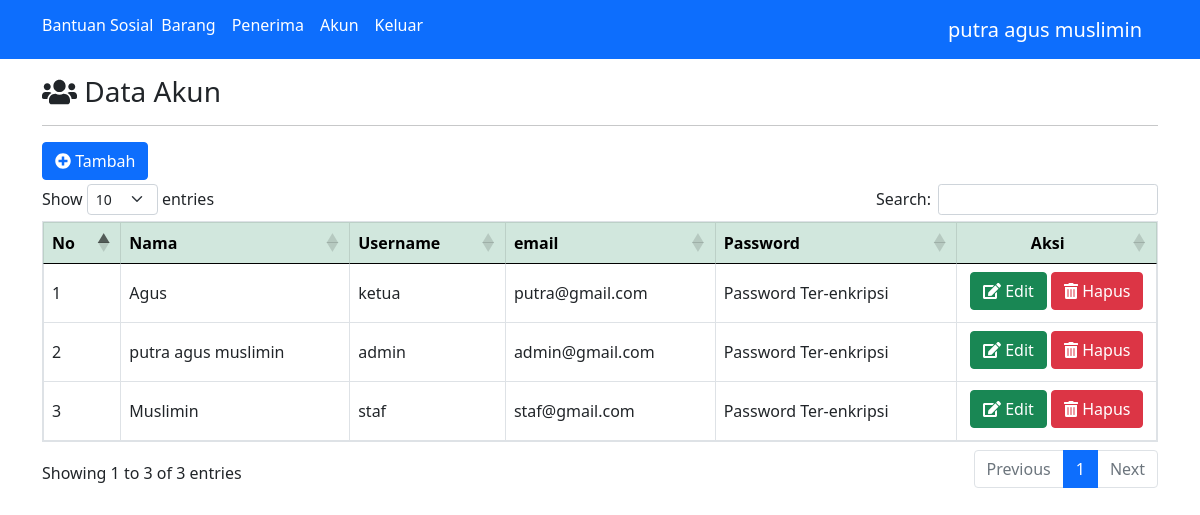
The page /akun.php (signed in) on the database its author committed.
### tables this page shows
CREATE TABLE `akun` (
  `id_akun` int(11) NOT NULL,
  `nama` varchar(100) NOT NULL,
  `username` varchar(100) NOT NULL,
  `email` varchar(50) NOT NULL,
  `password` varchar(100) NOT NULL,
  `level` varchar(5) NOT NULL
);

### config/control.php (called while the page is built, shortened)
<?php
function select($query)
{
    global $db;
    $result = mysqli_query($db, $query);
    $rows   = [];
    while ($row = mysqli_fetch_assoc($result)) {
        $rows[]  = $row;
    }
    return $rows;
}

### akun.php (the view, shortened to what this page needs)
<?php
include 'layout/header.php';
$data_akun = select("SELECT * FROM akun");
?>
<div class="container mt-3">
    <h3><i class="fas fa-users"></i> Data Akun</h3>
    <hr>
    <?php if ($_SESSION['level'] == 1) : ?>
        <button type="button" class="btn btn-primary mb-1" data-bs-toggle="modal" data-bs-target="#modalTambah"><i class="fas fa-plus-circle"></i> Tambah</button>
    <?php endif; ?>
    <table class="table table-hover table-bordered align-middle border border-black" id="table">
        <thead>
            <tr class="table-success table-bordered  text-center">
                <th>No</th>
                <th>Nama</th>
                <th>Username</th>
                <th>email</th>
                <th>Password</th>
                <th class="text-center">Aksi</th>
            </tr>
        <tbody>
            <?php $no = 1; ?>
            <?php if ($_SESSION['level'] == 1) : ?>
                <?php foreach ($data_akun as $akun) : ?>
                    <tr>
                        <td><?= $no++; ?></td>
                        <td><?= $akun['nama']; ?></td>
                        <td><?= $akun['username']; ?></td>
                        <td><?= $akun['email']; ?></td>
                        <td>Password Ter-enkripsi</td>
                        <td class="text-center">
                            <button type="button" class="btn btn-success mb-1" data-bs-toggle="modal" data-bs-target="#modalUbah<?= $akun['id_akun']; ?>"><i class="fas fa-edit"></i> Edit</button>
                            <button type="button" class="btn btn-danger mb-1" data-bs-toggle="modal" data-bs-target="#modalHapus<?= $akun['id_akun']; ?>"><i class="fas fa-trash-alt"></i> Hapus</button>
                        </td>
                    </tr>
                <?php endforeach; ?>
            <?php endif; ?>
        </tbody>
        </thead>
    </table>
</div>
<?php
include 'layout/footer.php';
?>

### rows shown on the page
akun: nama "Agus", username "ketua", email "putra@gmail.com"
akun: nama "putra agus muslimin", username "admin", email "admin@gmail.com"
akun: nama "Muslimin", username "staf", email "staf@gmail.com"

### other values the page prints
$_SESSION['nama'] "putra agus muslimin"
